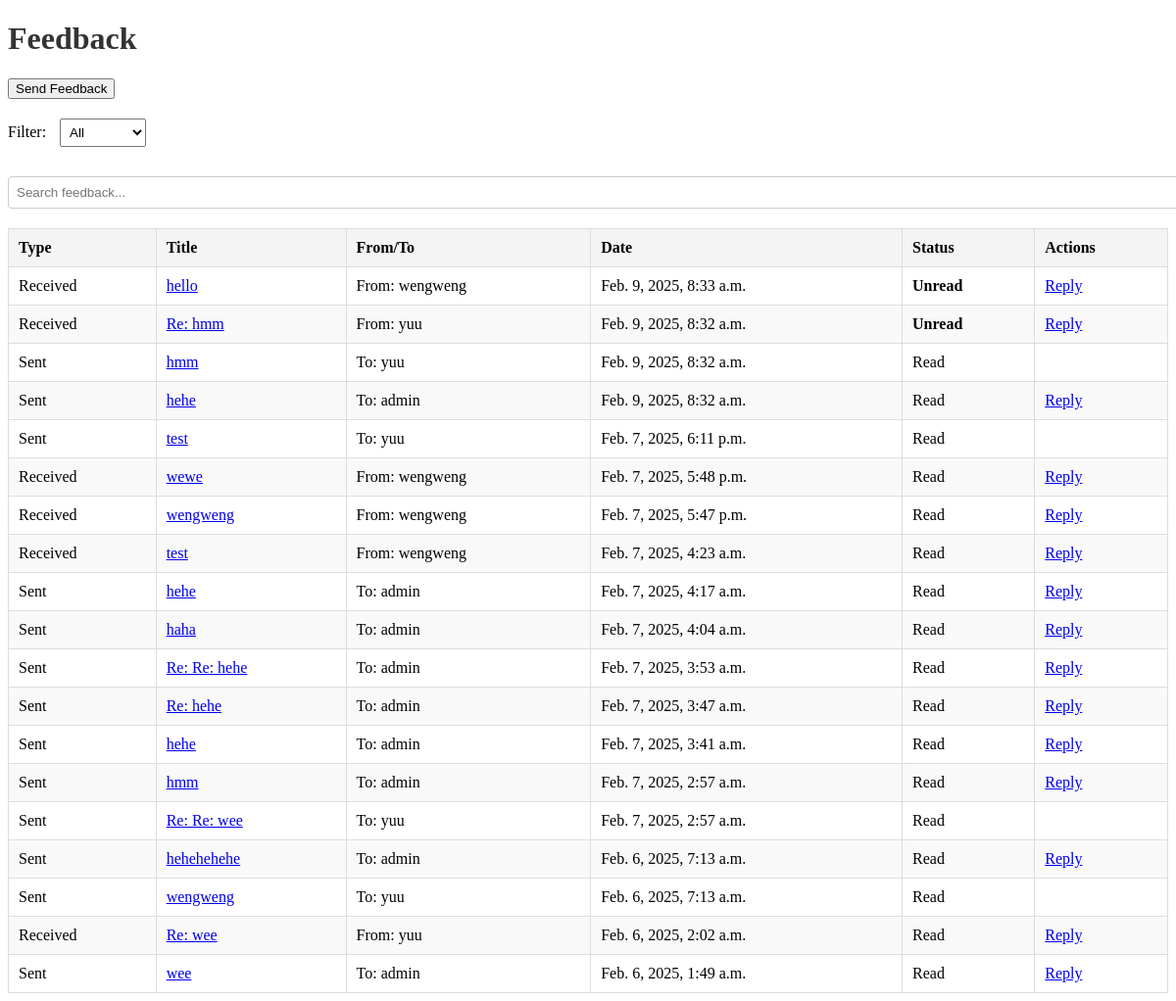
/feedbacks/ (signed in), run on an earlier commit of the app's database.
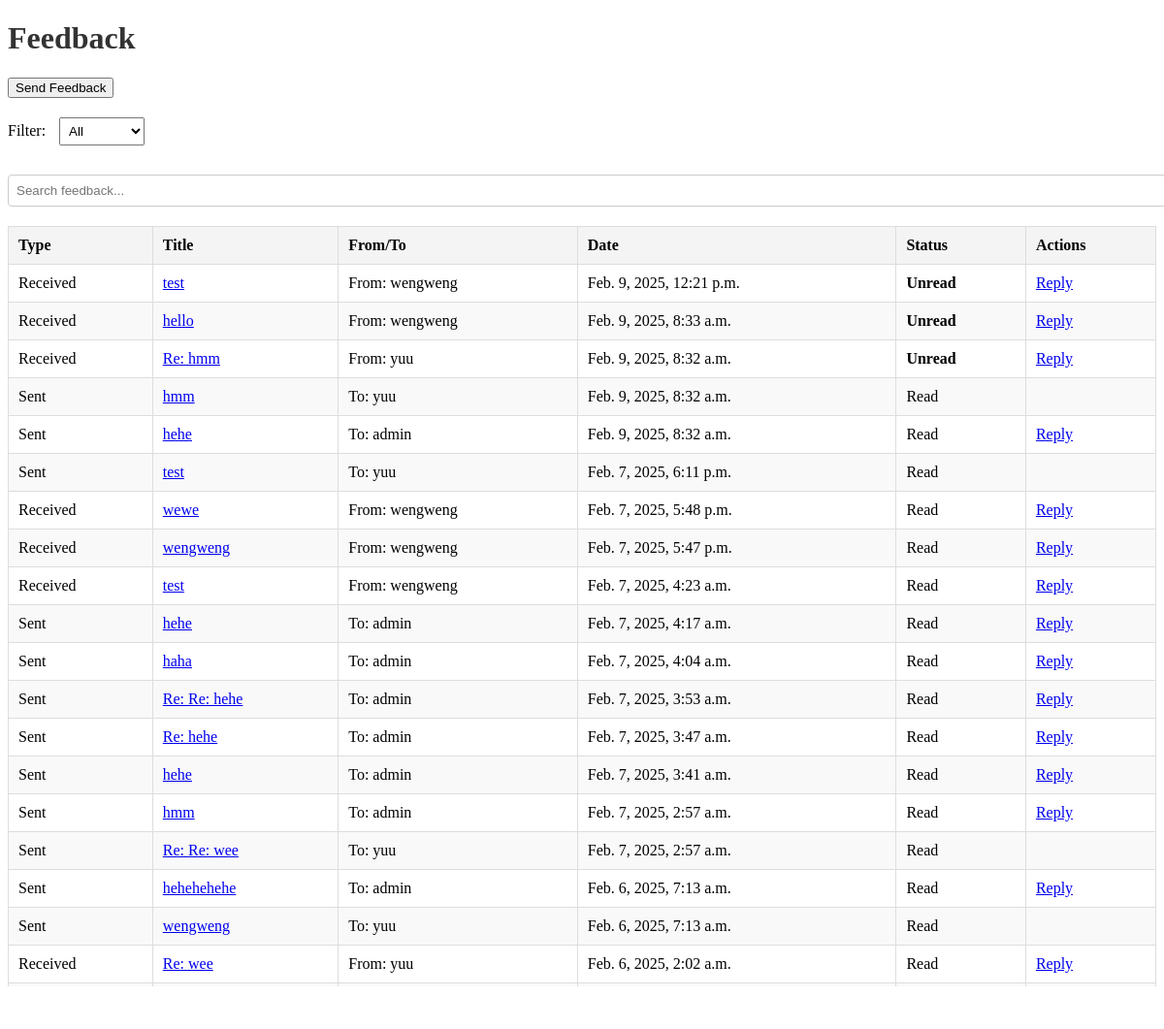
And on a later commit of the database.
### feedbacks/models.py (models this page shows, shortened)
class Feedback(models.Model):
    CATEGORY_CHOICES = [
        ('system/application', 'System/Application'),
        ('aid_programs', 'Aid Programs'),
    ]
    sender = models.ForeignKey(settings.AUTH_USER_MODEL, related_name='sent_feedbacks', on_delete=models.CASCADE)
    receiver = models.ForeignKey(settings.AUTH_USER_MODEL, related_name='received_feedbacks', on_delete=models.CASCADE)
    title = models.CharField(max_length=255)
    message = models.TextField()
    category = models.CharField(max_length=20, choices=CATEGORY_CHOICES)
    attachment = models.FileField(upload_to='feedback_attachments/', blank=True, null=True)
    is_read = models.BooleanField(default=False)  # Track if the feedback is read
    created_at = models.DateTimeField(auto_now_add=True)
    updated_at = models.DateTimeField(auto_now=True)
    class Meta:
        db_table = 'feedback'

### users/models.py (models this page shows, shortened)
class Account(AbstractUser):
    ROLE_LIST = [
        ('student', 'Student'),
        ('officer', 'Aid Officer'),
        ('funder', 'Funder'),
        ('administrator', 'Administrator'),
    ]
    role = models.CharField(max_length=13, choices=ROLE_LIST)
    study_program = models.CharField(max_length=100, blank=True, null=True)  # only for Students
    years_of_study = models.IntegerField(blank=True, null=True)
    gpa = models.FloatField(blank=True, null=True)
    organization_name = models.CharField(max_length=255, blank=True, null=True)
    is_approved = models.BooleanField(default=False)
    phone_number = models.CharField(max_length=15, blank=True, null=True)
    created_at = models.DateTimeField(default=now)
    updated_at = models.DateTimeField(auto_now=True)
    class Meta:
        db_table = 'users_masterlist'

### feedbacks/views.py (the view, shortened to what this page needs)
# urls.py: path('', views.feedback_view, name='feedback_view'),
@login_required
def feedback_view(request):
    tab = request.GET.get('tab', 'received')
    feedback_id = request.GET.get('id')
    all_feedbacks = Feedback.objects.filter(
        Q(sender=request.user) | Q(receiver=request.user)
    ).order_by('-created_at')
    feedback_list = []
    for feedback in all_feedbacks:
        feedback_data = {
            'feedback': feedback,
            'type': 'Sent' if feedback.sender == request.user else 'Received',
        }
        feedback_list.append(feedback_data)
    return render(request, 'feedbacks/feedback.html', {
        'tab': tab,
        'feedback_list': feedback_list,
    })

### feedbacks/templates/feedbacks/feedback.html (shortened to what this page needs)
<!DOCTYPE html>
<html lang="en">
<head>
</head>
<body>
    <h1>Feedback</h1>
    <div class="actions">
        <button onclick="openModal('send-feedback')">Send Feedback</button>
    </div>
    <div class="filters">
        <label for="filter-dropdown">Filter:</label>
        <select id="filter-dropdown" onchange="filterFeedback(this.value)">
            <option value="all">All</option>
        </select>
    </div>
    <div class="search-bar">
        <input type="text" id="search-input" placeholder="Search feedback..." onkeyup="filterFeedback()">
    </div>
    <table id="feedback-table">
        <thead>
            <tr>
                <th>Type</th>
                <th>Title</th>
                <th>From/To</th>
                <th>Date</th>
                <th>Status</th>
                <th>Actions</th>
            </tr>
        </thead>
        <tbody>
            {% for item in feedback_list %}
                <tr class="feedback-row {% if item.type == 'Sent' %}sent{% else %}received{% endif %}">
                    <td>{{ item.type }}</td>
                    <td>
                        <a href="#"
                            onclick="showFeedbackContent(
                                '{{ item.feedback.id }}',
                                '{{ item.feedback.title|escapejs }}',
                                '{{ item.feedback.message|escapejs }}',
                                {% if item.feedback.attachment %}'{{ item.feedback.attachment.url|escapejs }}'{% else %}null{% endif %}
                            )">
                            {{ item.feedback.title }}
                        </a>
                    </td>
                    <td>
                        {% if item.type == 'Sent' %}
                            To: {{ item.feedback.receiver.username }}
                        {% else %}
                            From: {{ item.feedback.sender.username }}
                        {% endif %}
                    </td>
                    <td>{{ item.feedback.created_at }}</td>
                    <td id="status-{{item.feedback.id}}">
                        {% if not item.feedback.is_read and item.feedback.receiver == request.user %}
                            <strong>Unread</strong>
                        {% else %}
                            Read
                        {% endif %}
                    </td>
                    <td>
                        {% if item.feedback.receiver == request.user %}
                            <a href="#" onclick="openReplyModal({{ item.feedback.id }})">Reply</a>
                        {% endif %}
                    </td>
                </tr>
            {% empty %}
                <tr>
                    <td colspan="6">No feedback available.</td>
                </tr>
            {% endfor %}
        </tbody>
    </table>
</body>
</html>

What changed in the data, as far as the page shows it:
no longer on this page (row unchanged): Feedback: type "Sent", feedback "wee", feedback.receiver.username "admin", feedback.created_at "Feb. 6, 2025, 1:49 a.m.", is_read "Read"
added Feedback: type "Received", feedback "test", feedback.sender.username "wengweng", feedback.created_at "Feb. 9, 2025, 12:21 p.m.", is_read "Unread"
